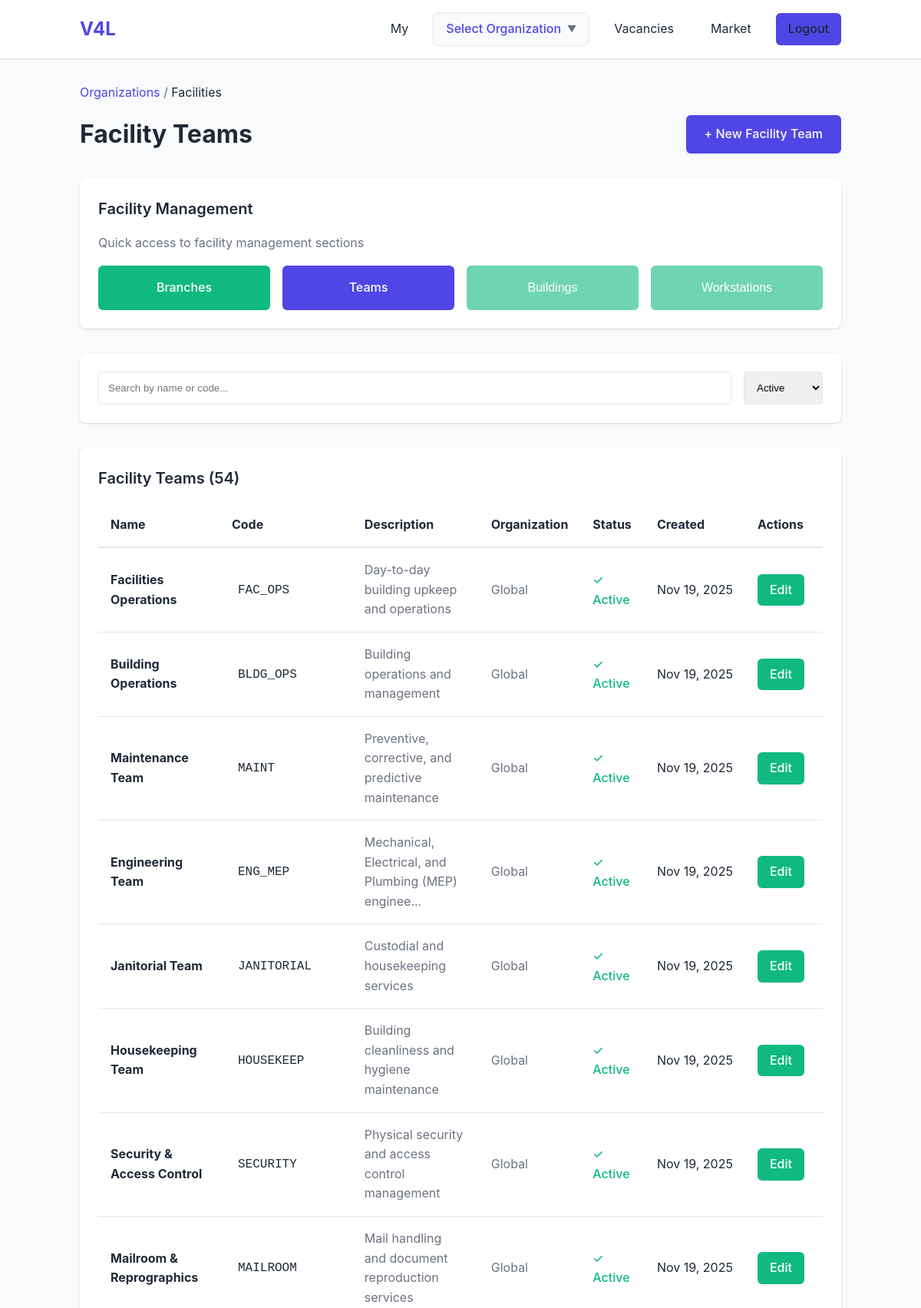
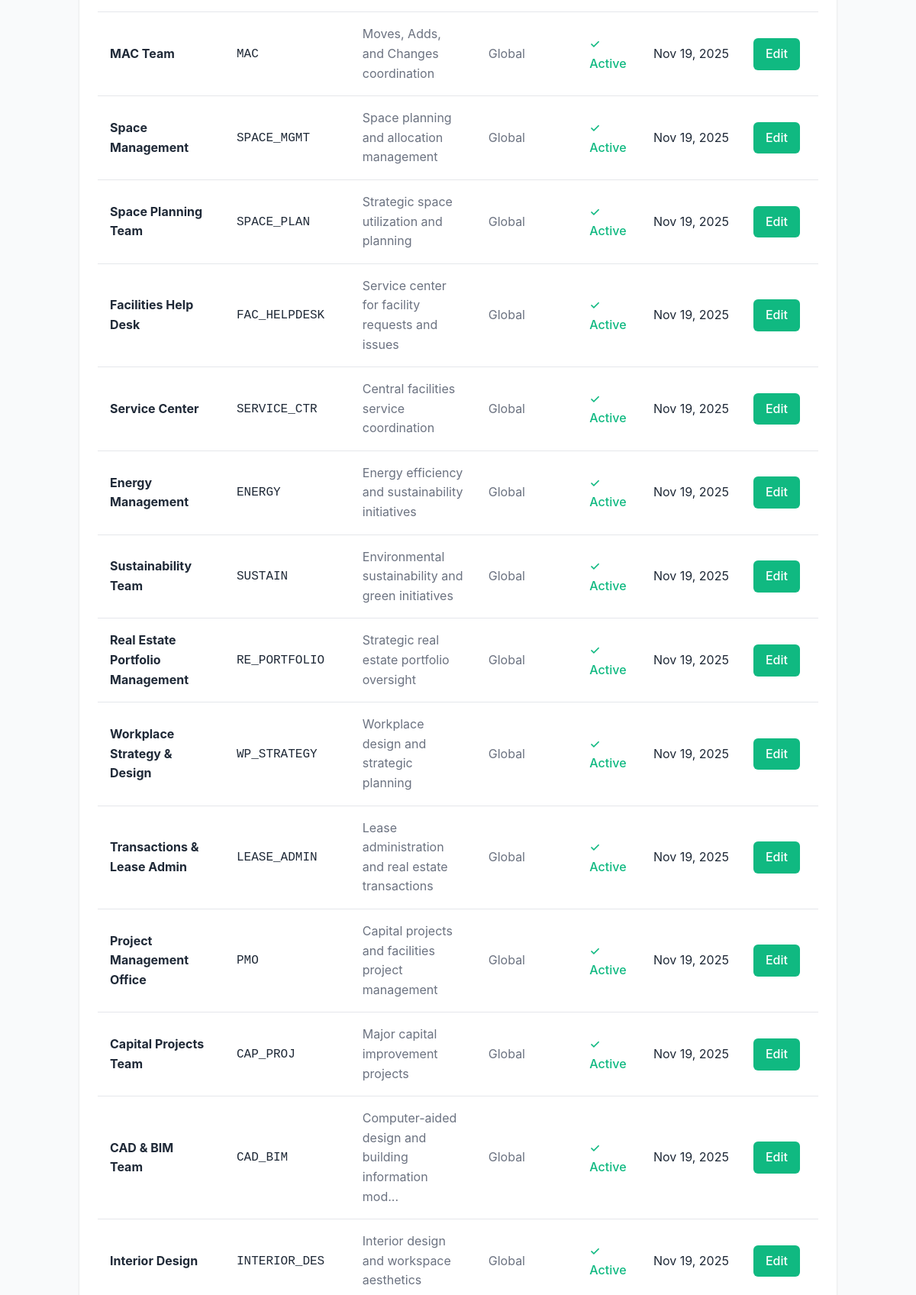
/public/organizations-facilities.php (signed in, upper part), run on the app's committed database (2 pictures, top to bottom).
### tables this page shows
CREATE TABLE department_teams (
    id TEXT PRIMARY KEY,
    name TEXT NOT NULL,
    code TEXT UNIQUE NOT NULL,
    description TEXT,
    parent_team_id TEXT,
    organization_department_id TEXT,
    organization_id TEXT,
    is_active INTEGER DEFAULT 1,
    sort_order INTEGER DEFAULT 0,
    created_by TEXT,
    created_at TEXT DEFAULT CURRENT_TIMESTAMP,
    updated_by TEXT,
    updated_at TEXT,
    deleted_by TEXT,
    deleted_at TEXT,
    FOREIGN KEY (organization_department_id) REFERENCES organization_departments(id) ON DELETE CASCADE,
    FOREIGN KEY (parent_team_id) REFERENCES department_teams(id) ON DELETE SET NULL,
    FOREIGN KEY (organization_id) REFERENCES organizations(id) ON DELETE CASCADE,
    FOREIGN KEY (created_by) REFERENCES users(id) ON DELETE SET NULL
);

### src/classes/FacilityTeamRepository.php (called while the page is built, shortened)
<?php
class FacilityTeamRepository {
    private $db;
    private $tableName = 'department_teams';
    public function __construct() {
        $this->db = Database::getInstance();
    }
    public function findAll($limit = 100, $offset = 0) {
        if ($this->db->getDriver() === 'sqlite') {
            $pdo = $this->db->getPdo();
            $stmt = $pdo->prepare("SELECT * FROM {$this->tableName}
                                   WHERE deleted_at IS NULL AND is_active = 1
                                   ORDER BY sort_order ASC, name ASC
                                   LIMIT ? OFFSET ?");
            $stmt->execute([$limit, $offset]);
            $data = $stmt->fetchAll();
            $teams = [];
            foreach ($data as $teamData) {
                $teams[] = new DepartmentTeam($teamData);
            }
            return $teams;
        }
        return [];
    }
}

### src/includes/autoload.php (called while the page is built, shortened)
<?php
spl_autoload_register(function ($class) {
    $prefix = 'App\\';
    $base_dir = __DIR__ . '/../';
    $len = strlen($prefix);
    $relative_class = substr($class, $len);
    $file = $base_dir . str_replace('\\', '/', $relative_class) . '.php';
});

### src/classes/DepartmentTeam.php (called while the page is built, shortened)
<?php
class DepartmentTeam {
    private $id;
    private $name;
    private $code;
    private $description;
    private $organization_id;
    private $is_active;
    private $created_at;
    public function hydrate($data) {
        if (isset($data['id'])) $this->id = $data['id'];
        if (isset($data['name'])) $this->name = $data['name'];
        if (isset($data['code'])) $this->code = $data['code'];
        if (isset($data['description'])) $this->description = $data['description'];
        if (isset($data['is_active'])) $this->is_active = $data['is_active'];
        if (isset($data['created_at'])) $this->created_at = $data['created_at'];
    }
    public function getId() {
        return $this->id;
    }
    public function getName() {
        return $this->name;
    }
    public function getCode() {
        return $this->code;
    }
    public function getDescription() {
        return $this->description;
    }
    public function getOrganizationId() {
        return $this->organization_id;
    }
    public function getIsActive() {
        return $this->is_active;
    }
    public function getCreatedAt() {
        return $this->created_at;
    }
}

### public/organizations-facilities.php (the view, shortened to what this page needs)
<?php
require_once __DIR__ . '/../src/includes/autoload.php';
$auth = new Auth();
$auth->requireAuth();
$user = $auth->getCurrentUser();
$orgRepo = new OrganizationRepository();
$facilityTeamRepo = new FacilityTeamRepository();
$facilityTeams = $facilityTeamRepo->findAll();
include __DIR__ . '/../views/header.php';
?>
<div class="py-4">
    <div style="margin-bottom: 1rem;">
        <a href="/organizations.php" class="link">Organizations</a>
        <span style="color: var(--text-light);"> / </span>
        <span>Facilities</span>
    </div>
    <div style="display: flex; justify-content: space-between; align-items: center; margin-bottom: 2rem; flex-wrap: wrap; gap: 1rem;">
        <h1>Facility Teams</h1>
        <a href="/facility-team-form.php" class="btn btn-primary">+ New Facility Team</a>
    </div>
    <div class="card" style="margin-bottom: 2rem;">
        <h2 class="card-title">Facility Management</h2>
        <p class="text-muted" style="margin-bottom: 1rem;">Quick access to facility management sections</p>
        <div style="display: grid; grid-template-columns: repeat(auto-fit, minmax(200px, 1fr)); gap: 1rem;">
            <a href="/organizations-facilities-branches.php" class="btn btn-secondary" style="padding: 1rem; text-align: center;">
                Branches
            </a>
            <a href="/organizations/facilities" class="btn btn-primary" style="padding: 1rem; text-align: center;">
                Teams
            </a>
            <button class="btn btn-secondary" style="padding: 1rem; opacity: 0.6;" disabled title="Coming soon">
                Buildings
            </button>
            <button class="btn btn-secondary" style="padding: 1rem; opacity: 0.6;" disabled title="Coming soon">
                Workstations
            </button>
        </div>
    </div>
    <div class="card" style="margin-bottom: 2rem;">
        <div style="display: flex; gap: 1rem; flex-wrap: wrap;">
            <input
                type="text"
                id="search-input"
                placeholder="Search by name or code..."
                style="flex: 1; min-width: 250px; padding: 0.75rem; border: 1px solid var(--border-color); border-radius: 4px;"
                onkeyup="filterTable()"
            >
            <select
                id="status-filter"
                style="padding: 0.75rem; border: 1px solid var(--border-color); border-radius: 4px;"
                onchange="filterTable()"
            >
                <option value="active" selected>Active</option>
            </select>
        </div>
    </div>
    <div class="card">
        <h2 class="card-title">Facility Teams (<?php echo count($facilityTeams); ?>)</h2>
        <?php if (empty($facilityTeams)): ?>
            <div style="text-align: center; padding: 3rem 1rem;">
                <div style="font-size: 3rem; margin-bottom: 1rem; opacity: 0.3;">&#128194;</div>
                <h3 style="margin-bottom: 0.5rem;">No Facility Teams Yet</h3>
                <p class="text-muted" style="margin-bottom: 1.5rem;">Get started by creating your first facility team</p>
                <a href="/facility-team-form.php" class="btn btn-primary">Create Your First Facility Team</a>
            </div>
        <?php else: ?>
            <div class="desktop-view" style="overflow-x: auto;">
                <table id="teams-table" style="width: 100%; border-collapse: collapse;">
                    <thead>
                        <tr style="border-bottom: 2px solid var(--border-color); text-align: left;">
                            <th style="padding: 1rem;">Name</th>
                            <th style="padding: 1rem;">Code</th>
                            <th style="padding: 1rem;">Description</th>
                            <th style="padding: 1rem;">Organization</th>
                            <th style="padding: 1rem;">Status</th>
                            <th style="padding: 1rem;">Created</th>
                            <th style="padding: 1rem;">Actions</th>
                        </tr>
                    </thead>
                    <tbody>
                        <?php foreach ($facilityTeams as $dept): ?>
                            <tr style="border-bottom: 1px solid var(--border-color);" data-status="<?php echo $dept->getIsActive() ? 'active' : 'inactive'; ?>">
                                <td style="padding: 1rem;">
                                    <strong><?php echo htmlspecialchars($dept->getName()); ?></strong>
                                </td>
                                <td style="padding: 1rem;">
                                    <code style="background-color: var(--bg-light); padding: 0.25rem 0.5rem; border-radius: 3px;">
                                        <?php echo htmlspecialchars($dept->getCode()); ?>
                                    </code>
                                </td>
                                <td style="padding: 1rem;">
                                    <?php if ($dept->getDescription()): ?>
                                        <span class="text-muted"><?php echo htmlspecialchars(substr($dept->getDescription(), 0, 50)); ?><?php echo strlen($dept->getDescription()) > 50 ? '...' : ''; ?></span>
                                    <?php else: ?>
                                        <span class="text-muted">-</span>
                                    <?php endif; ?>
                                </td>
                                <td style="padding: 1rem;">
                                    <?php
                                    if ($dept->getOrganizationId()) {
                                        $org = $orgRepo->findById($dept->getOrganizationId(), $user->getId());
                                        echo $org ? htmlspecialchars($org->getName()) : 'Unknown';
                                    } else {
                                        echo '<span class="text-muted">Global</span>';
                                    }
                                    ?>
                                </td>
                                <td style="padding: 1rem;">
                                    <?php if ($dept->getIsActive()): ?>
                                        <span style="color: var(--secondary-color); font-weight: 500;">&#x2713; Active</span>
                                    <?php else: ?>
                                        <span style="color: var(--text-light);">&#x2715; Inactive</span>
                                    <?php endif; ?>
                                </td>
                                <td style="padding: 1rem; white-space: nowrap;">
                                    <?php echo date('M j, Y', strtotime($dept->getCreatedAt())); ?>
                                </td>
                                <td style="padding: 1rem; white-space: nowrap;">
                                    <a href="/facility-team-form.php?id=<?php echo $dept->getId(); ?>" class="btn btn-secondary" style="padding: 0.5rem 1rem; margin-right: 0.5rem;">Edit</a>
                                </td>
                            </tr>
                        <?php endforeach; ?>
                    </tbody>
                </table>
            </div>
        <?php endif; ?>
    </div>
</div>
<?php include __DIR__ . '/../views/footer.php'; ?>

### public/css/style.css (style rules this page uses)
* { margin: 0; padding: 0; box-sizing: border-box; }
:root { --primary-color: #4F46E5; --primary-dark: #4338CA; --secondary-color: #10B981; --danger-color: #EF4444; --warning-color: #F59E0B; --text-color: #1F2937; --text-light: #6B7280; --bg-color: #F9FAFB; --white: #FFFFFF; --border-color: #E5E7EB; --shadow: 0 1px 3px 0 rgba(0, 0, 0, 0.1), 0 1px 2px 0 rgba(0, 0, 0, 0.06); --shadow-md: 0 4px 6px -1px rgba(0, 0, 0, 0.1), 0 2px 4px -1px rgba(0, 0, 0, 0.06); --shadow-lg: 0 10px 15px -3px rgba(0, 0, 0, 0.1), 0 4px 6px -2px rgba(0, 0, 0, 0.05); }
body { font-family: -apple-system, BlinkMacSystemFont, 'Segoe UI', Roboto, 'Helvetica Neue', Arial, sans-serif; color: var(--text-color); background-color: var(--bg-color); line-height: 1.6; font-size: 16px; }
.btn { display: inline-block; padding: 0.75rem 1.5rem; border: none; border-radius: 0.375rem; font-size: 1rem; font-weight: 500; text-align: center; cursor: pointer; transition: all 0.2s; text-decoration: none; }
.btn-primary { background-color: var(--primary-color); color: var(--white); }
.btn-secondary { background-color: var(--secondary-color); color: var(--white); }
.btn:disabled { opacity: 0.5; cursor: not-allowed; }
.card { background-color: var(--white); border-radius: 0.5rem; box-shadow: var(--shadow); padding: 1.5rem; margin-bottom: 1.5rem; }
.card-title { font-size: 1.25rem; font-weight: 600; margin-bottom: 1rem; }
.py-4 { padding-top: 2rem; padding-bottom: 2rem; }
.text-muted { color: var(--text-light); }
.link { color: var(--primary-color); text-decoration: none; }

### data on the page
department_teams: name "Facilities Operations", code "FAC_OPS", description "Day-to-day building upkeep and operations", shows "Global", is_active "✓ Active", created_at "Nov 19, 2025"
department_teams: name "Building Operations", code "BLDG_OPS", description "Building operations and management", shows "Global", is_active "✓ Active", created_at "Nov 19, 2025"
department_teams: name "Maintenance Team", code "MAINT", description "Preventive, corrective, and predictive maintenance", shows "Global", is_active "✓ Active", created_at "Nov 19, 2025"
department_teams: name "Engineering Team", code "ENG_MEP", description "Mechanical, Electrical, and Plumbing (MEP) enginee", shows "Global", is_active "✓ Active", created_at "Nov 19, 2025"
department_teams: name "Janitorial Team", code "JANITORIAL", description "Custodial and housekeeping services", shows "Global", is_active "✓ Active", created_at "Nov 19, 2025"
department_teams: name "Housekeeping Team", code "HOUSEKEEP", description "Building cleanliness and hygiene maintenance", shows "Global", is_active "✓ Active", created_at "Nov 19, 2025"
department_teams: name "Security & Access Control", code "SECURITY", description "Physical security and access control management", shows "Global", is_active "✓ Active", created_at "Nov 19, 2025"
department_teams: name "Mailroom & Reprographics", code "MAILROOM", description "Mail handling and document reproduction services", shows "Global", is_active "✓ Active", created_at "Nov 19, 2025"
department_teams: name "MAC Team", code "MAC", description "Moves, Adds, and Changes coordination", shows "Global", is_active "✓ Active", created_at "Nov 19, 2025"
department_teams: name "Space Management", code "SPACE_MGMT", description "Space planning and allocation management", shows "Global", is_active "✓ Active", created_at "Nov 19, 2025"
department_teams: name "Space Planning Team", code "SPACE_PLAN", description "Strategic space utilization and planning", shows "Global", is_active "✓ Active", created_at "Nov 19, 2025"
department_teams: name "Facilities Help Desk", code "FAC_HELPDESK", description "Service center for facility requests and issues", shows "Global", is_active "✓ Active", created_at "Nov 19, 2025"
department_teams: name "Service Center", code "SERVICE_CTR", description "Central facilities service coordination", shows "Global", is_active "✓ Active", created_at "Nov 19, 2025"
department_teams: name "Energy Management", code "ENERGY", description "Energy efficiency and sustainability initiatives", shows "Global", is_active "✓ Active", created_at "Nov 19, 2025"
department_teams: name "Sustainability Team", code "SUSTAIN", description "Environmental sustainability and green initiatives", shows "Global", is_active "✓ Active", created_at "Nov 19, 2025"
department_teams: name "Real Estate Portfolio Management", code "RE_PORTFOLIO", description "Strategic real estate portfolio oversight", shows "Global", is_active "✓ Active", created_at "Nov 19, 2025"
department_teams: name "Workplace Strategy & Design", code "WP_STRATEGY", description "Workplace design and strategic planning", shows "Global", is_active "✓ Active", created_at "Nov 19, 2025"
department_teams: name "Transactions & Lease Admin", code "LEASE_ADMIN", description "Lease administration and real estate transactions", shows "Global", is_active "✓ Active", created_at "Nov 19, 2025"
department_teams: name "Project Management Office", code "PMO", description "Capital projects and facilities project management", shows "Global", is_active "✓ Active", created_at "Nov 19, 2025"
department_teams: name "Capital Projects Team", code "CAP_PROJ", description "Major capital improvement projects", shows "Global", is_active "✓ Active", created_at "Nov 19, 2025"
department_teams: name "CAD & BIM Team", code "CAD_BIM", description "Computer-aided design and building information mod", shows "Global", is_active "✓ Active", created_at "Nov 19, 2025"
department_teams: name "Interior Design", code "INTERIOR_DES", description "Interior design and workspace aesthetics", shows "Global", is_active "✓ Active", created_at "Nov 19, 2025"

### other printed values
count($facilityTeams) "54"
